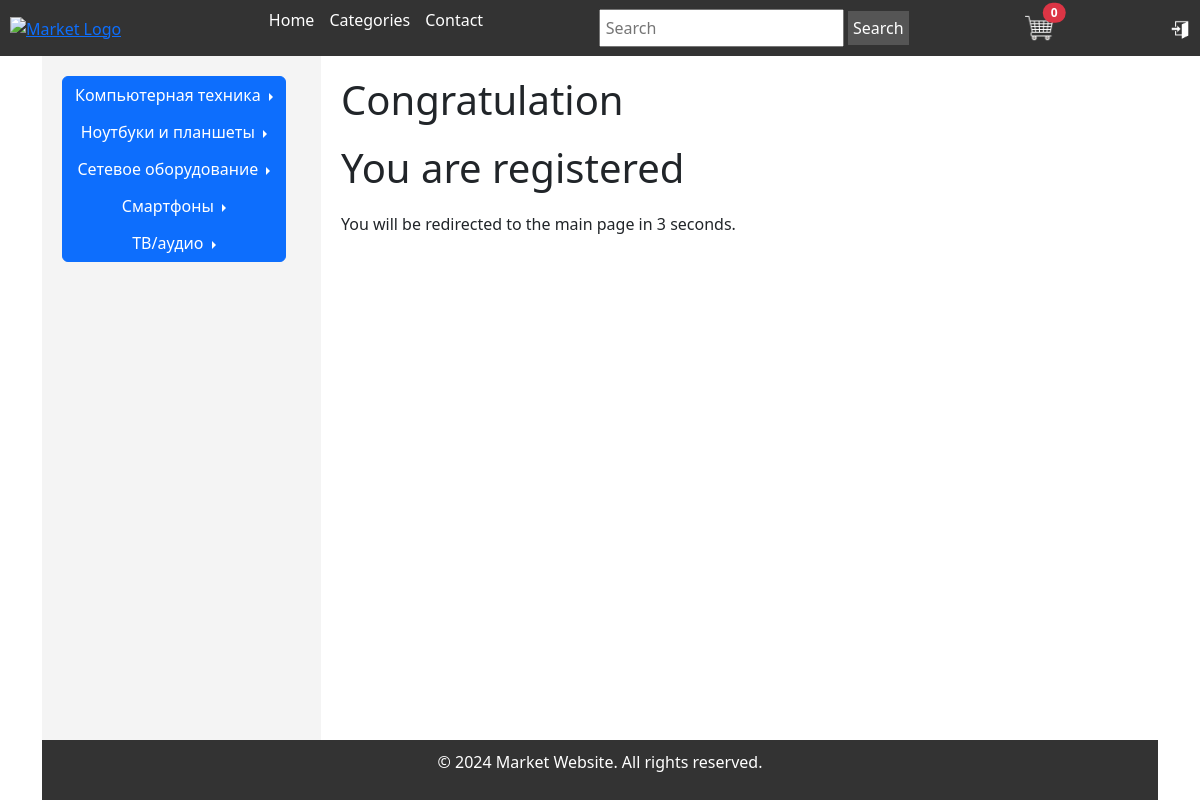
Screenshot of /registration_success with the database file from the repository.
### market/models.py (models this page shows, shortened)
class Category(models.Model):
    name = models.CharField(max_length=200, db_index=True)
    slug = models.SlugField(max_length=200, db_index=True, unique=True)
    parent = models.ForeignKey('self', related_name='subcategories', on_delete=models.CASCADE, blank=True, null=True)
    class Meta:
        ordering = ('name',)
        verbose_name = 'Category'
        verbose_name_plural = 'Categories'

### market/views.py (the view)
# urls.py: path('registration_success', views.registration_success, name='registration_success'),
def registration_success(request):
    context = {}
    return render(request, 'market/registration_success.html', context)

### market/context_processors.py (called while the page is built)
def categories(request):
    return {
        'categories': Category.objects.all()
    }

### templates/market/registration_success.html (shortened to what this page needs)
{% extends "market/base.html" %}
{% block content %}
<h1>Congratulation</h1>
<h1>You are registered</h1>
    <p>You will be redirected to the main page in <span id="countdown">5</span> seconds.</p>
{% endblock %}

### templates/market/base.html (shortened to what this page needs)
<!doctype html>
<html lang="en">
<head>
    {% load static %}
    <link href="https://cdn.jsdelivr.net/npm/bootstrap@5.3.3/dist/css/bootstrap.min.css" rel="stylesheet">
    <link href="{% static 'market/css/style.css' %}" rel="stylesheet">
</head>
<body>
    <div class="container">
        <header class="header">
            <div class="logo">
                <a href="#"><img src="path/to/your-logo.png" alt="Market Logo"></a>
            </div>
            <nav class="navigation">
                <ul>
                    <li><a href="{% url 'market:index' %}">Home</a></li>
                    <li><a href="{% url 'market:categories_list' %}">Categories</a></li>
                    <li><a href="#">Contact</a></li>
                </ul>
            </nav>
            <div class="search">
                <form>
                    <input type="text" placeholder="Search">
                    <button type="submit">Search</button>
                </form>
            </div>
            <div class="cart-logo_wrapper position-relative">
                 <span class="position-absolute top-10 start-100 translate-middle badge rounded-pill bg-danger">
                    {{ cart|length }}</span>
                 <a href="{% url 'cart:cart_detail' %}">
                    <img src="{% static 'market/images/cart.png' %}">
                 </a>
            </div>
            {% if user.is_authenticated %}
                <div class="enter-logo_wrapper">
                    <a href="javascript:void(0);" onclick="toggleProfileInfo()">
                        <img class="enter-logo" src="{% static 'market/images/user_logo.png' %}">
                        <span>{{user}}</span>
                    </a>
                </div>
            {% else %}
                 <div class="enter-logo_wrapper">
                    <a class="open-btn" onclick="openChoiceForm()" href="#">
                        <img class="enter-logo" src="{% static 'market/images/enter_logo.png' %}">
                    </a>
                </div>
            {% endif %}
        </header>
        <aside class="sidebar">
            <div class="btn-group-vertical" role="group" aria-label="Vertical button group">
                {% for category in categories %}
                    {% if category.parent is None %}
                        <div class="btn-group dropend" role="group">
                            <button type="button" class="btn btn-primary dropdown-toggle" data-bs-toggle="dropdown" aria-expanded="false">
                                {{ category.name }}
                            </button>
                        </div>
                    {% endif %}
                {% endfor %}
            </div>
        </aside>
        <main class="main-content">
            {% block content %}
            {% endblock %}
        </main>
        <footer class="footer">
            <p>&copy; 2024 Market Website. All rights reserved.</p>
        </footer>
    </div>
</body>
</html>

### static/market/css/style.css (style rules this page uses)
* { margin: 0; padding: 0; box-sizing: border-box; }
.container { display: grid; grid-template-areas: "header header header" "sidebar main main" "footer footer footer"; grid-template-columns: 1fr 3fr; grid-template-rows: auto 1fr auto; height: 100vh; }
.header { grid-area: header; display: flex; justify-content: space-between; align-items: center; padding: 10px; background-color: #333; color: #fff; position: fixed; top: 0; left: 0; width: 100%; height: 56px; z-index: 1000; }
.logo img { height: 50px; }
.navigation ul { list-style-type: none; display: flex; gap: 15px; }
.navigation ul li a { color: #fff; text-decoration: none; }
.search input { padding: 5px; }
.search button { padding: 5px; background-color: #555; color: #fff; border: none; cursor: pointer; }
.cart-logo_wrapper img { width: 30px; height: 30px; }
.enter-logo { width: 20px; height: 20px; }
.sidebar { grid-area: sidebar; background-color: #f4f4f4; margin-top: 56px; padding: 20px; }
.main-content { grid-area: main; margin-top: 56px; padding: 20px; }
.main-content h1 { margin-bottom: 20px; }
.main-content p { line-height: 1.6; }
.footer { grid-area: footer; background-color: #333; color: #fff; text-align: center; padding: 10px; }

### rows the page displays
Category: name "Компьютерная техника"
Category: name "Ноутбуки и планшеты"
Category: name "Сетевое оборудование"
Category: name "Смартфоны"
Category: name "ТВ/аудио"

### other values shown
{{ cart|length }} "0"
